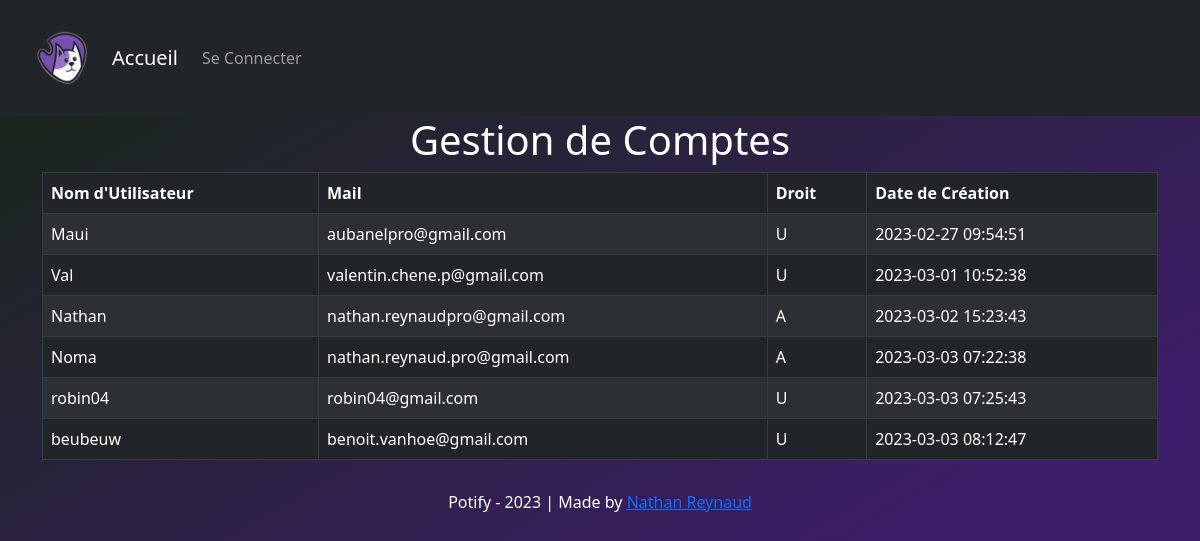
The page /adminaccount.php on the database its author committed.
### tables this page shows
CREATE TABLE "log" (
	"id"	INTEGER NOT NULL,
	"username"	VARCHAR(30) NOT NULL UNIQUE,
	"mail"	VARCHAR(255) NOT NULL UNIQUE,
	"password"	LONGTEXT NOT NULL,
	"right"	VARCHAR(10) NOT NULL,
	"registration_date"	INTEGER NOT NULL DEFAULT CURRENT_TIMESTAMP,
	PRIMARY KEY("id" AUTOINCREMENT)
);

### model/Log.php (called while the page is built, shortened)
<?php
class Log
{
    private $id;
    private $username;
    private $mail;
    private $right;
    private $registration_date;
    public function __construct($id,$username, $mail, $password, $right,$registration_date)
    {
        $this->id=$id;
        $this->username = $username;
        $this->mail = $mail;
        $this->right = $right;
        $this->registration_date=$registration_date;
    }
    public function getId()
    {
        return $this->id;
    }
    public function getUsername()
    {
        return $this->username;
    }
    public function getMail()
    {
        return $this->mail;
    }
    public function getRight()
    {
        return $this->right;
    }
    public function getRegistrationDate()
    {
        return $this->registration_date;
    }
}
?>

### www/adminaccount.php (the view, shortened to what this page needs)
<?php
require '../model/Log.php';
$con = new SQLite3('../data/data.db');
$sql = 'select * from log;';
$result = $con->query($sql);
$logList = array();
while ($res = $result->fetchArray()) {
  array_push($logList, new Log($res['id'], $res['username'], $res['mail'], $res['password'], $res['right'], $res['registration_date']));
}
  ?>
<!DOCTYPE html>
<html lang="<?php echo substr($_SERVER['HTTP_ACCEPT_LANGUAGE'], 0, 2); ?>">
<head>
  <link rel="stylesheet" href="style/bootstrap.css">
  <link rel="stylesheet" href="style/style.css">
</head>
<body>
<nav class="navbar navbar-expand-lg navbar-dark bg-dark">
    <div class="container-fluid">
      <a href="./index.php"><img src="./style/logo.png" alt="Logo du site"></a>
      <?php if (isset($_SESSION["username"])) { ?>
        <a class="navbar-brand" href="./index.php">Bonjour,
          <?php echo $_SESSION["username"] ?>
        </a>
      <?php } else {
        ?>
        <a class="navbar-brand" href="./index.php">Accueil</a>
      <?php } ?>
      <div class="collapse navbar-collapse" id="navbarSupportedContent">
        <ul class="navbar-nav me-auto mb-2 mb-lg-0">
          <li class="nav-item">
            <?php if ($_SESSION == null) { ?>
              <a class="nav-link" href="./login.php">Se Connecter</a>
            <?php } else { ?>
              <a class="nav-link" href="./account.php">Mon Compte</a>
            <?php } ?>
          </li>
        </ul>
      </div>
    </div>
  </nav>
  <h1 class="text-white">Gestion de Comptes</h1>
  <div class="container">
    <table class="table table-striped table-dark table-bordered table-respo,s">
      <thead>
        <tr>
          <th>Nom d'Utilisateur</th>
          <th>Mail</th>
          <th>Droit</th>
          <th>Date de Création</th>
        </tr>
      </thead>
      <tbody>
      <?php foreach ($logList as $log): ?>
        <tr data-href="<?php echo "listaccount.php?userid=" . $log->getId() ?>">
          <td>
            <?php echo $log->getUsername() ?>
          </td>
          <td>
            <?php echo $log->getMail() ?>
          </td>
          <td>
            <?php echo $log->getRight() ?>
          </td>
          <td>
            <?php echo $log->getRegistrationDate() ?>
          </td>
        </tr>
      <?php endforeach; ?>
      </tbody>
    </table>
  </div>
  <?php require './footer.php';?>
</body>
</html>

### www/style/style.css (style rules this page uses)
html { height: 100%; background: rgb(62,29,107); background: linear-gradient(330deg, rgba(62,29,107,1) 27%, rgba(26,38,28,1) 92%); background-repeat: no-repeat; }
body { background: rgb(62,29,107); background: linear-gradient(330deg, rgba(62,29,107,1) 27%, rgba(26,38,28,1) 92%); background-repeat: no-repeat; min-height: 100%; }
h1, h2, h3, h5 { text-align: center; }

### rows shown on the page
log: username "Maui", mail "aubanelpro@gmail.com", right "U", registration_date "2023-02-27 09:54:51"
log: username "Val", mail "valentin.chene.p@gmail.com", right "U", registration_date "2023-03-01 10:52:38"
log: username "Nathan", mail "nathan.reynaudpro@gmail.com", right "A", registration_date "2023-03-02 15:23:43"
log: username "Noma", mail "nathan.reynaud.pro@gmail.com", right "A", registration_date "2023-03-03 07:22:38"
log: username "robin04", mail "robin04@gmail.com", right "U", registration_date "2023-03-03 07:25:43"
log: username "beubeuw", mail "benoit.vanhoe@gmail.com", right "U", registration_date "2023-03-03 08:12:47"
